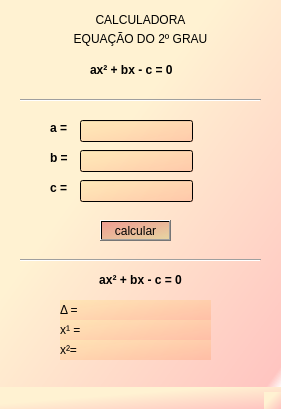
<?xml version="1.0" encoding="UTF-8"?>
<ui version="4.0">
 <class>MainWindow</class>
 <widget class="QMainWindow" name="MainWindow">
  <property name="geometry">
   <rect>
    <x>0</x>
    <y>0</y>
    <width>281</width>
    <height>409</height>
   </rect>
  </property>
  <property name="windowTitle">
   <string>Calculadora Equação</string>
  </property>
  <property name="windowIcon">
   <iconset>
    <normaloff>../agenda_banco_de_dados/agenda.ico.ico</normaloff>../agenda_banco_de_dados/agenda.ico.ico</iconset>
  </property>
  <property name="styleSheet">
   <string notr="true">
background-color: qlineargradient(spread:pad, x1:0, y1:0, x2:1, y2:1, stop:0.384181 rgba(255, 242, 210, 255), stop:0.971751 rgba(255, 197, 193, 255), stop:1 rgba(255, 255, 255, 255))
</string>
  </property>
  <widget class="QWidget" name="centralwidget">
   <widget class="QLineEdit" name="txt_a">
    <property name="geometry">
     <rect>
      <x>80</x>
      <y>120</y>
      <width>113</width>
      <height>22</height>
     </rect>
    </property>
    <property name="styleSheet">
     <string notr="true">background-color: rgb(255, 255, 255);
background-color: qlineargradient(spread:pad, x1:0, y1:0, x2:1, y2:1, stop:0.0454545 rgba(255, 225, 156, 126), stop:0.96 rgba(255, 172, 134, 124));</string>
    </property>
   </widget>
   <widget class="QPushButton" name="btn_calcular">
    <property name="geometry">
     <rect>
      <x>100</x>
      <y>220</y>
      <width>71</width>
      <height>21</height>
     </rect>
    </property>
    <property name="styleSheet">
     <string notr="true">background-color: qlineargradient(spread:pad, x1:0, y1:0, x2:1, y2:1, stop:0.0454545 rgba(255, 225, 156, 126), stop:0.96 rgba(255, 172, 134, 124));
background-color: qlineargradient(spread:pad, x1:0, y1:0, x2:1, y2:1, stop:0 rgba(228, 111, 111, 162), stop:1 rgba(226, 210, 154, 217));
font: 700 9pt &quot;Arial&quot;;
</string>
    </property>
    <property name="text">
     <string>calcular</string>
    </property>
   </widget>
   <widget class="QLabel" name="lbl_titulo">
    <property name="geometry">
     <rect>
      <x>60</x>
      <y>29</y>
      <width>161</width>
      <height>21</height>
     </rect>
    </property>
    <property name="styleSheet">
     <string notr="true">font: 900 10pt &quot;Segoe UI&quot;;
font: 900 10pt &quot;Segoe UI&quot;;
background-color: qlineargradient(spread:pad, x1:0, y1:0, x2:1, y2:1, stop:0 rgba(0, 0, 0, 0), stop:1 rgba(255, 255, 255, 0));</string>
    </property>
    <property name="text">
     <string>&lt;html&gt;&lt;head/&gt;&lt;body&gt;&lt;p align=&quot;center&quot;&gt;&lt;span style=&quot; color:#000000;&quot;&gt;EQUAÇÃO DO 2º GRAU&lt;/span&gt;&lt;/p&gt;&lt;/body&gt;&lt;/html&gt;</string>
    </property>
   </widget>
   <widget class="QLineEdit" name="txt_b">
    <property name="geometry">
     <rect>
      <x>80</x>
      <y>150</y>
      <width>113</width>
      <height>22</height>
     </rect>
    </property>
    <property name="styleSheet">
     <string notr="true">background-color: rgb(255, 255, 255);
background-color: qlineargradient(spread:pad, x1:0, y1:0, x2:1, y2:1, stop:0.0454545 rgba(255, 225, 156, 126), stop:0.96 rgba(255, 172, 134, 124));</string>
    </property>
   </widget>
   <widget class="QLabel" name="lbl_a">
    <property name="geometry">
     <rect>
      <x>50</x>
      <y>120</y>
      <width>21</width>
      <height>16</height>
     </rect>
    </property>
    <property name="styleSheet">
     <string notr="true">background-color: qlineargradient(spread:pad, x1:0, y1:0, x2:1, y2:1, stop:0 rgba(0, 0, 0, 0), stop:1 rgba(255, 255, 255, 0));</string>
    </property>
    <property name="text">
     <string>&lt;html&gt;&lt;head/&gt;&lt;body&gt;&lt;p&gt;&lt;span style=&quot; font-weight:700;&quot;&gt;a =&lt;/span&gt;&lt;/p&gt;&lt;/body&gt;&lt;/html&gt;</string>
    </property>
   </widget>
   <widget class="Line" name="line_3">
    <property name="geometry">
     <rect>
      <x>20</x>
      <y>90</y>
      <width>241</width>
      <height>20</height>
     </rect>
    </property>
    <property name="styleSheet">
     <string notr="true">background-color: qlineargradient(spread:pad, x1:0, y1:0, x2:1, y2:1, stop:0 rgba(0, 0, 0, 0), stop:1 rgba(255, 255, 255, 0));
</string>
    </property>
    <property name="orientation">
     <enum>Qt::Horizontal</enum>
    </property>
   </widget>
   <widget class="Line" name="line_2">
    <property name="geometry">
     <rect>
      <x>20</x>
      <y>250</y>
      <width>241</width>
      <height>20</height>
     </rect>
    </property>
    <property name="styleSheet">
     <string notr="true">background-color: qlineargradient(spread:pad, x1:0, y1:0, x2:1, y2:1, stop:0 rgba(0, 0, 0, 0), stop:1 rgba(255, 255, 255, 0));</string>
    </property>
    <property name="orientation">
     <enum>Qt::Horizontal</enum>
    </property>
   </widget>
   <widget class="QLabel" name="lbl_equacao_exemplo">
    <property name="geometry">
     <rect>
      <x>90</x>
      <y>60</y>
      <width>101</width>
      <height>21</height>
     </rect>
    </property>
    <property name="styleSheet">
     <string notr="true">font: 900 10pt &quot;Segoe UI&quot;;
font: 900 10pt &quot;Segoe UI&quot;;
background-color: qlineargradient(spread:pad, x1:0, y1:0, x2:1, y2:1, stop:0 rgba(0, 0, 0, 0), stop:1 rgba(255, 255, 255, 0));</string>
    </property>
    <property name="text">
     <string>&lt;html&gt;&lt;head/&gt;&lt;body&gt;&lt;p&gt;&lt;span style=&quot; font-weight:700; color:#000000;&quot;&gt;ax² + bx - c = 0&lt;/span&gt;&lt;/p&gt;&lt;/body&gt;&lt;/html&gt;</string>
    </property>
   </widget>
   <widget class="QLabel" name="lbl_b">
    <property name="geometry">
     <rect>
      <x>50</x>
      <y>150</y>
      <width>21</width>
      <height>16</height>
     </rect>
    </property>
    <property name="styleSheet">
     <string notr="true">background-color: qlineargradient(spread:pad, x1:0, y1:0, x2:1, y2:1, stop:0 rgba(0, 0, 0, 0), stop:1 rgba(255, 255, 255, 0));</string>
    </property>
    <property name="text">
     <string>&lt;html&gt;&lt;head/&gt;&lt;body&gt;&lt;p&gt;&lt;span style=&quot; font-weight:700;&quot;&gt;b =&lt;/span&gt;&lt;/p&gt;&lt;/body&gt;&lt;/html&gt;</string>
    </property>
   </widget>
   <widget class="QLabel" name="lbl_c">
    <property name="geometry">
     <rect>
      <x>50</x>
      <y>180</y>
      <width>21</width>
      <height>16</height>
     </rect>
    </property>
    <property name="styleSheet">
     <string notr="true">font: 900 9pt &quot;Segoe UI&quot;;
background-color: qlineargradient(spread:pad, x1:0, y1:0, x2:1, y2:1, stop:0 rgba(0, 0, 0, 0), stop:1 rgba(255, 255, 255, 0));</string>
    </property>
    <property name="text">
     <string>&lt;html&gt;&lt;head/&gt;&lt;body&gt;&lt;p&gt;&lt;span style=&quot; font-weight:700;&quot;&gt;c =&lt;/span&gt;&lt;/p&gt;&lt;/body&gt;&lt;/html&gt;</string>
    </property>
   </widget>
   <widget class="QLineEdit" name="txt_c">
    <property name="geometry">
     <rect>
      <x>80</x>
      <y>180</y>
      <width>113</width>
      <height>22</height>
     </rect>
    </property>
    <property name="styleSheet">
     <string notr="true">background-color: rgb(255, 255, 255);
background-color: qlineargradient(spread:pad, x1:0, y1:0, x2:1, y2:1, stop:0.0454545 rgba(255, 225, 156, 126), stop:0.96 rgba(255, 172, 134, 124));</string>
    </property>
   </widget>
   <widget class="QLabel" name="lbl_equacao">
    <property name="geometry">
     <rect>
      <x>70</x>
      <y>270</y>
      <width>141</width>
      <height>21</height>
     </rect>
    </property>
    <property name="styleSheet">
     <string notr="true">font: 900 10pt &quot;Segoe UI&quot;;
font: 900 10pt &quot;Segoe UI&quot;;
background-color: qlineargradient(spread:pad, x1:0, y1:0, x2:1, y2:1, stop:0 rgba(0, 0, 0, 0), stop:1 rgba(255, 255, 255, 0));</string>
    </property>
    <property name="text">
     <string>&lt;html&gt;&lt;head/&gt;&lt;body&gt;&lt;p align=&quot;center&quot;&gt;&lt;span style=&quot; font-weight:700; color:#000000;&quot;&gt;ax² + bx - c = 0&lt;/span&gt;&lt;/p&gt;&lt;/body&gt;&lt;/html&gt;</string>
    </property>
   </widget>
   <widget class="QLabel" name="lbl_titulo_2">
    <property name="geometry">
     <rect>
      <x>70</x>
      <y>10</y>
      <width>141</width>
      <height>21</height>
     </rect>
    </property>
    <property name="styleSheet">
     <string notr="true">font: 900 10pt &quot;Segoe UI&quot;;
background-color: qlineargradient(spread:pad, x1:0, y1:0, x2:1, y2:1, stop:0 rgba(0, 0, 0, 0), stop:1 rgba(255, 255, 255, 0));
font: 900 10pt &quot;Segoe UI&quot;;</string>
    </property>
    <property name="text">
     <string>&lt;html&gt;&lt;head/&gt;&lt;body&gt;&lt;p align=&quot;center&quot;&gt;&lt;span style=&quot; color:#000000;&quot;&gt;CALCULADORA&lt;/span&gt;&lt;/p&gt;&lt;/body&gt;&lt;/html&gt;</string>
    </property>
   </widget>
   <widget class="QLabel" name="lbl_x1">
    <property name="geometry">
     <rect>
      <x>60</x>
      <y>320</y>
      <width>151</width>
      <height>20</height>
     </rect>
    </property>
    <property name="styleSheet">
     <string notr="true">background-color: qlineargradient(spread:pad, x1:0, y1:0, x2:1, y2:1, stop:0 rgba(0, 0, 0, 0), stop:1 rgba(255, 255, 255, 0));
background-color: qlineargradient(spread:pad, x1:0, y1:0, x2:1, y2:1, stop:0.0454545 rgba(255, 225, 156, 126), stop:0.96 rgba(255, 172, 134, 124));</string>
    </property>
    <property name="text">
     <string>&lt;html&gt;&lt;head/&gt;&lt;body&gt;&lt;p&gt;x¹ =&lt;/p&gt;&lt;/body&gt;&lt;/html&gt;</string>
    </property>
   </widget>
   <widget class="QLabel" name="lbl_x2">
    <property name="geometry">
     <rect>
      <x>60</x>
      <y>340</y>
      <width>151</width>
      <height>20</height>
     </rect>
    </property>
    <property name="styleSheet">
     <string notr="true">background-color: qlineargradient(spread:pad, x1:0, y1:0, x2:1, y2:1, stop:0 rgba(0, 0, 0, 0), stop:1 rgba(255, 255, 255, 0));
background-color: qlineargradient(spread:pad, x1:0, y1:0, x2:1, y2:1, stop:0.0454545 rgba(255, 225, 156, 126), stop:0.96 rgba(255, 172, 134, 124));</string>
    </property>
    <property name="text">
     <string>&lt;html&gt;&lt;head/&gt;&lt;body&gt;&lt;p&gt;x²=&lt;/p&gt;&lt;/body&gt;&lt;/html&gt;</string>
    </property>
   </widget>
   <widget class="QLabel" name="lbl_delta">
    <property name="geometry">
     <rect>
      <x>60</x>
      <y>300</y>
      <width>151</width>
      <height>20</height>
     </rect>
    </property>
    <property name="styleSheet">
     <string notr="true">background-color: qlineargradient(spread:pad, x1:0, y1:0, x2:1, y2:1, stop:0 rgba(0, 0, 0, 0), stop:1 rgba(255, 255, 255, 0));
background-color: qlineargradient(spread:pad, x1:0, y1:0, x2:1, y2:1, stop:0.0454545 rgba(255, 225, 156, 126), stop:0.96 rgba(255, 172, 134, 124));</string>
    </property>
    <property name="text">
     <string>&lt;html&gt;&lt;head/&gt;&lt;body&gt;&lt;p&gt;Δ =&lt;/p&gt;&lt;/body&gt;&lt;/html&gt;</string>
    </property>
   </widget>
  </widget>
  <widget class="QMenuBar" name="menubar">
   <property name="geometry">
    <rect>
     <x>0</x>
     <y>0</y>
     <width>281</width>
     <height>22</height>
    </rect>
   </property>
  </widget>
  <widget class="QStatusBar" name="statusbar"/>
 </widget>
 <resources/>
 <connections/>
</ui>
